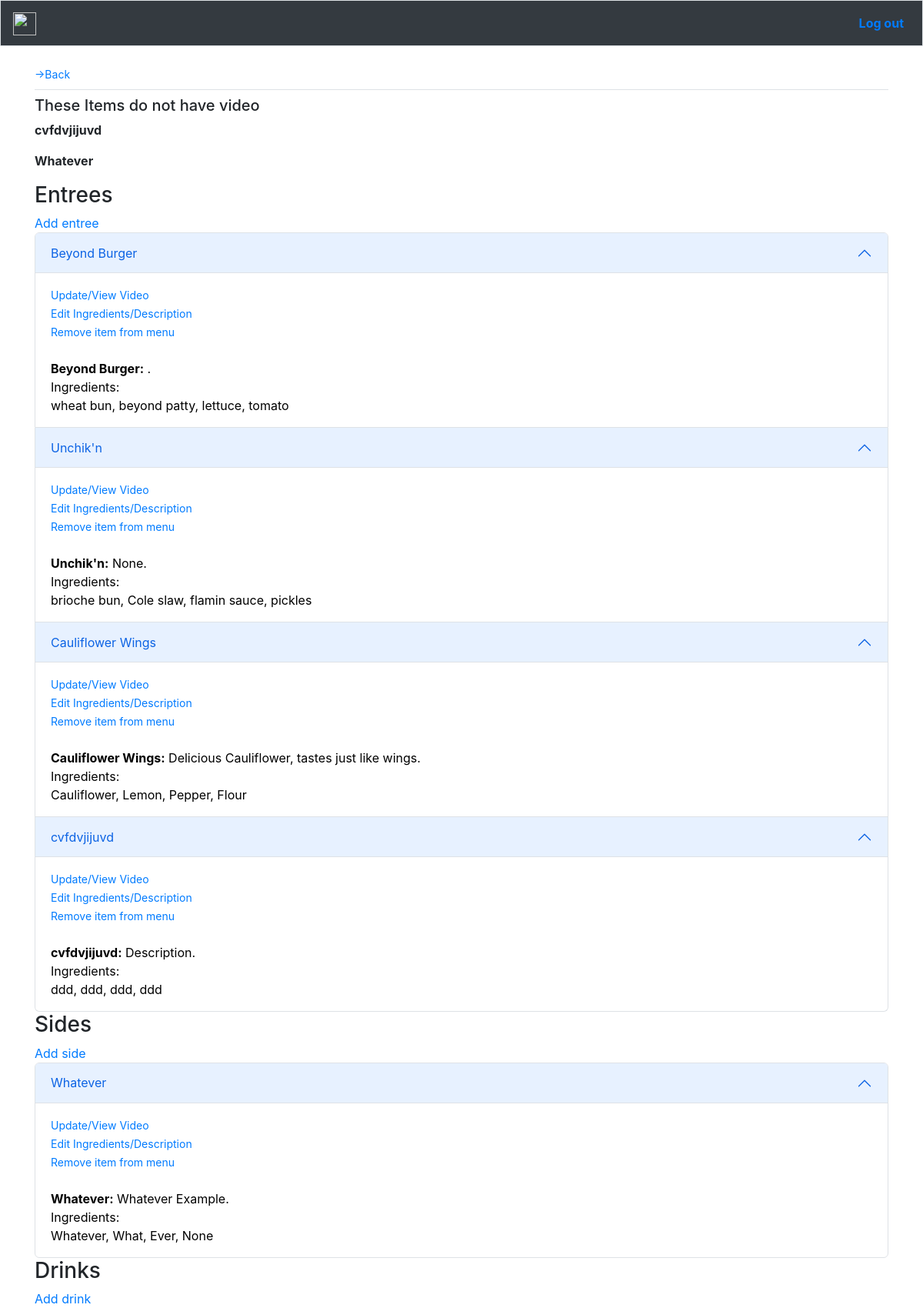
The page /edit_menu/4/ (signed in) on the database as committed earlier.
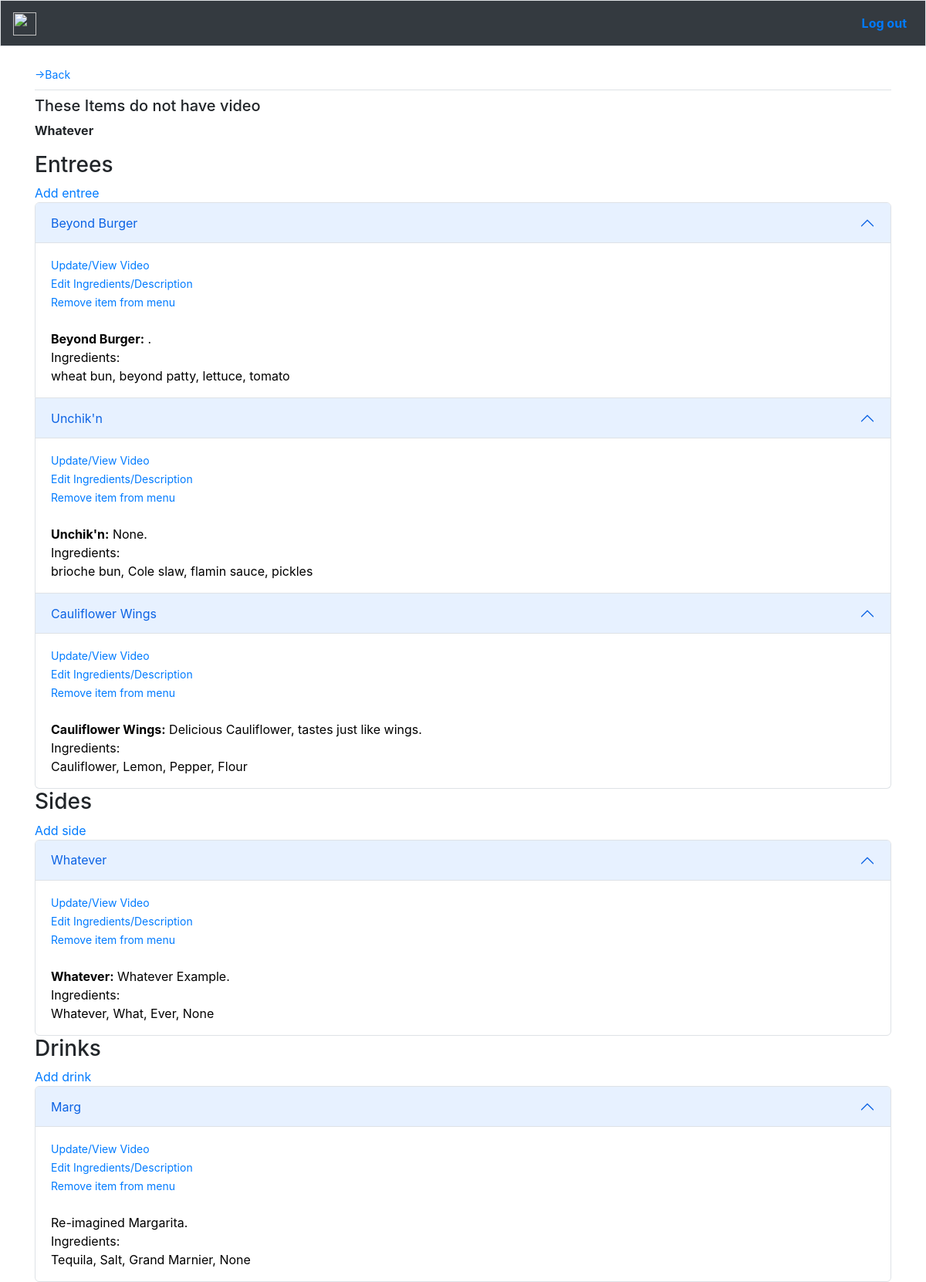
The same page on the database as committed later.
### core/models.py (models this page shows)
class MainCourse(models.Model):
	menu = models.ForeignKey(Menu, on_delete=models.CASCADE)
	name = models.CharField(max_length=100)
	ingredient1 = models.CharField(max_length=100, null=True, blank=True)
	ingredient2 = models.CharField(max_length=100, null=True, blank=True)
	ingredient3 = models.CharField(max_length=100, null=True, blank=True)
	ingredient4 = models.CharField(max_length=100, null=True, blank=True)
	ingredient5 = models.CharField(max_length=100, null=True, blank=True)
	ingredient6 = models.CharField(max_length=100, null=True, blank=True)
	ingredient7 = models.CharField(max_length=100, null=True, blank=True)
	ingredient8 = models.CharField(max_length=100, null=True, blank=True)
	ingredient9 = models.CharField(max_length=100, null=True, blank=True)
	ingredient10 = models.CharField(max_length=100, null=True, blank=True)
	description = models.TextField(null=True, blank=True)
	def __str__(self):
		return f"{self.name}"

class SideDish(models.Model):
	menu = models.ForeignKey(Menu, on_delete=models.CASCADE)
	name = models.CharField(max_length=100)
	ingredient1 = models.CharField(max_length=100, null=True, blank=True)
	ingredient2 = models.CharField(max_length=100, null=True, blank=True)
	ingredient3 = models.CharField(max_length=100, null=True, blank=True)
	ingredient4 = models.CharField(max_length=100, null=True, blank=True)
	ingredient5 = models.CharField(max_length=100, null=True, blank=True)
	ingredient6 = models.CharField(max_length=100, null=True, blank=True)
	ingredient7 = models.CharField(max_length=100, null=True, blank=True)
	ingredient8 = models.CharField(max_length=100, null=True, blank=True)
	ingredient9 = models.CharField(max_length=100, null=True, blank=True)
	ingredient10 = models.CharField(max_length=100, null=True, blank=True)
	description = models.TextField(null=True, blank=True)
	def __str__(self):
		return f"{self.name}"

class Drink(models.Model):
	menu = models.ForeignKey(Menu, on_delete=models.CASCADE)
	name = models.CharField(max_length=100)
	ingredient1 = models.CharField(max_length=100, null=True, blank=True)
	ingredient2 = models.CharField(max_length=100, null=True, blank=True)
	ingredient3 = models.CharField(max_length=100, null=True, blank=True)
	ingredient4 = models.CharField(max_length=100, null=True, blank=True)
	ingredient5 = models.CharField(max_length=100, null=True, blank=True)
	ingredient6 = models.CharField(max_length=100, null=True, blank=True)
	ingredient7 = models.CharField(max_length=100, null=True, blank=True)
	ingredient8 = models.CharField(max_length=100, null=True, blank=True)
	ingredient9 = models.CharField(max_length=100, null=True, blank=True)
	ingredient10 = models.CharField(max_length=100, null=True, blank=True)
	description = models.TextField(null=True, blank=True)
	def __str__(self):
		return f"{self.name}"

### core/views.py (the view)
# urls.py: path('edit_menu/<int:user_id>/', views.edit_menu, name='edit_menu'),
def edit_menu(request, user_id):
	entrees = [entree for entree in MainCourse.objects.all() if str(entree.menu.menu_owner) == str(request.user.email)]
	sides = [side for side in SideDish.objects.all() if str(side.menu.menu_owner) == str(request.user.email)]
	drinks = [drink for drink in Drink.objects.all() if str(drink.menu.menu_owner) == str(request.user.email)]
	has_video = []
	for item in MainCourseVideo.objects.all():
		for entree in MainCourse.objects.all():
			if str(item.main_course_item) == str(entree):
				has_video.append(entree)
				break
	for item in SideDishVideo.objects.all():
		for side in SideDish.objects.all():
			if str(item.side_dish_item) == str(side):
				has_video.append(side)
				break
	for item in DrinkVideo.objects.all():
		for drink in Drink.objects.all():
			if str(item.drink_item) == str(drink):
				has_video.append(drink)
				break
	no_video = []
	for entree in entrees:
		if entree not in has_video:
			no_video.append(entree)
	for side in sides:
		if side not in has_video:
			no_video.append(side)
	for drink in drinks:
		if drink not in has_video:
			no_video.append(drink)
	context = {'entrees':entrees, 'has_video':has_video, 'no_video':no_video,
		'sides':sides, 'drinks':drinks}
	return render(request, 'core/edit_menu.html', context)

### users/models.py (called while the page is built)
	def __str__(self):
		return self.email

### core/templates/core/edit_menu.html (shortened to what this page needs)
<!DOCTYPE html>
<html>
{% extends 'core/base.html' %}
{% load bootstrap5 %}
{% block navbar %}
<head>
</head>
<body>
<small><a href="{% url 'core:home' %}">->Back</a></small><br>
{% endblock navbar %}
{% block content %}
{% if no_video %}
	<h5>These Items do not have video</h5>
{% endif %}
{% for item in no_video %}
	<p><b>{{ item }}</b><br>
{% empty %}
	<p>You're all set! All of your menu items have video.</p>
{% endfor %}
<h3>Entrees</h3>
<a href="{% url 'core:add_main_course' user.id %}">Add entree</a>
<div class="accordion" id="accordionExample">
	{% for entree in entrees %}
  <div class="accordion-item">
    <h2 class="accordion-header" id="entree{{ entree.id }}">
      <button class="accordion-button" type="button" data-bs-toggle="collapse" data-bs-target="#collapseOne" aria-expanded="true" aria-controls="collapseOne">
        {{ entree }}
      </button>
    </h2>
    <div id="collapseOne" class="accordion-collapse collapse show" aria-labelledby="entree{{ entree.id }}" data-bs-parent="#accordionExample">
      <div class="accordion-body">
      	<small><a href="{% url 'core:add_main_course_video' entree.id %}">Update/View Video</a></small><br>
    		<small><a href="{% url 'core:edit_main_course' entree.id %}">Edit Ingredients/Description</a></small><br>
    		<small><a href="">Remove item from menu</a></small><br><br>
        <strong>{{ entree.name }}:</strong> {{ entree.description }}.<br> Ingredients:<br>{{ entree.ingredient1 }}, {{ entree.ingredient2 }}, {{ entree.ingredient3 }}, {{ entree.ingredient4 }}
      </div>
    </div>
  </div>
  {% endfor %}
</div>
<h3>Sides</h3>
<a href="{% url 'core:add_side_dish' user.id %}">Add side</a>
<div class="accordion" id="accordionExample">
	{% for side in sides %}
  <div class="accordion-item">
    <h2 class="accordion-header" id="side{{ side.id }}">
      <button class="accordion-button" type="button" data-bs-toggle="collapse" data-bs-target="#collapseOne" aria-expanded="true" aria-controls="collapseOne">
        {{ side }}
      </button>
    </h2>
    <div id="collapseOne" class="accordion-collapse collapse show" aria-labelledby="side{{ side.id }}" data-bs-parent="#accordionExample">
      <div class="accordion-body">
      	<small><a href="{% url 'core:add_side_dish_video' side.id %}">Update/View Video</a></small><br>
    		<small><a href="{% url 'core:edit_side_dish' side.id %}">Edit Ingredients/Description</a></small><br>
    		<small><a href="">Remove item from menu</a></small><br><br>
        <strong>{{ side.name }}:</strong> {{ side.description }}.<br> Ingredients:<br>{{ side.ingredient1 }}, {{ side.ingredient2 }}, {{ side.ingredient3 }}, {{ side.ingredient4 }}
      </div>
    </div>
  </div>
  {% endfor %}
</div>
<h3>Drinks</h3>
<a href="{% url 'core:add_drink' user.id %}">Add drink</a>
<div class="accordion" id="accordionExample">
	{% for drink in drinks %}
  <div class="accordion-item">
    <h2 class="accordion-header" id="drink{{ drink.id }}">
      <button class="accordion-button" type="button" data-bs-toggle="collapse" data-bs-target="#collapseOne" aria-expanded="true" aria-controls="collapseOne">
        {{ drink }}
      </button>
    </h2>
    <div id="collapseOne" class="accordion-collapse collapse show" aria-labelledby="drink{{ drink.id }}" data-bs-parent="#accordionExample">
      <div class="accordion-body">
      	<small><a href="{% url 'core:add_drink_video' drink.id %}">Update/View Video</a></small><br>
    		<small><a href="{% url 'core:edit_drink' drink.id %}">Edit Ingredients/Description</a></small><br>
    		<small><a href="">Remove item from menu</a></small><br><br>
        <strong>{{ side.name }}</strong> {{ drink.description }}<br> Ingredients:<br>{{ drink.ingredient1 }}, {{ drink.ingredient2 }}, {{ drink.ingredient3 }}, {{ drink.ingredient4 }}
      </div>
    </div>
  </div>
  {% endfor %}
</div>
{% endblock content %}

Rows that differ between the two databases and show on the page:
removed MainCourse: name "cvfdvjijuvd", description "Description", ingredient1 "ddd", ingredient2 "ddd", ingredient3 "ddd", ingredient4 "ddd"
added Drink: name "Marg", description "Re-imagined Margarita.", ingredient1 "Tequila", ingredient2 "Salt", ingredient3 "Grand Marnier", ingredient4 "None"
